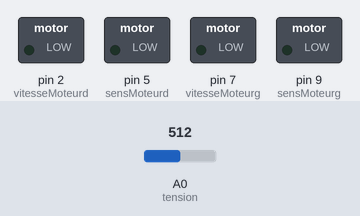
A sketch run on a simulated Arduino Uno, built with avr-gcc and run on an emulated ATmega328P. Parts: switched loads named in the sketch (green lamp = pin HIGH). The inputs (shaded band) are chosen by the test bench; at power-on: A0 (tension) = 512.

Above: at 1.2 s.
1.3 s: A0 (tension) set to 0
At 1.9 s:
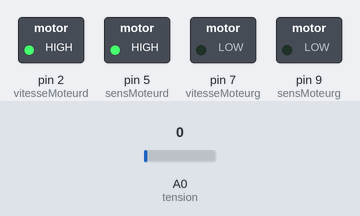
At 9.4 s:
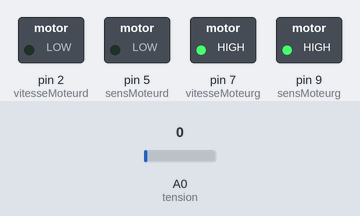
Timing chart, 0 to 10.3 s (numbered marks = the images above; inputs shaded):
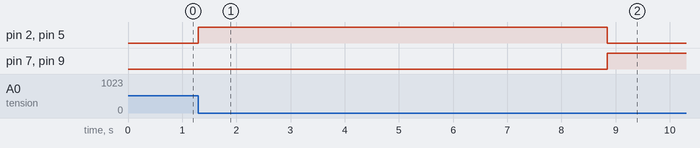

The sketch:

rouge_bon.ino
```cpp
const int sensMoteurd=5; //  sens du moteur droit
const int vitesseMoteurd=2; //  vitesse du moteur droit
const int tension= A0;      // port analogique commande par fil
const int ultrason_av=10;
const int ultrason_ar=12;


const int sensMoteurg=9;    // sens du moteur gauche
const int vitesseMoteurg=7;  // vitesse du moteur gauche

const int AVANT=1; // gestion sens du moteur
const int ARRIERE=0; // gestion sens du  moteur


int vitesse=0;; // variable de vitesse
int valstart=0;      // Valeur analogique pour la commande par fil
int distance =0;
signed int i=60;         // contole vitesse prendre entre 0 et 92
long duree =0;

void setup()    // debut de la fonction setup()
{
  pinMode (sensMoteurd,OUTPUT); // Broche sensMoteurd configurée en sortie
  pinMode (vitesseMoteurd,OUTPUT); // Broche vitesseMoteurd configurée en sortie

  pinMode (sensMoteurg,OUTPUT); // Broche sensMoteurg configurée en sortie
  pinMode (vitesseMoteurg,OUTPUT); // Broche vitesseMoteurg configurée en sortie

  Serial.begin(9600);
}

void loop() // debut de la fonction loop()
{
// ----------------------------------------------------------------------------------------------------
//   Marche avant pour commencer
// ----------------------------------------------------------------------------------------------------

  valstart=analogRead(tension);
  if(valstart==0)
  {
    vitesse=127;  // vitesse de base
    vitesse =vitesse + i; // vitesse roue droite
    analogWrite(vitesseMoteurd, vitesse); // génère une impulsion PWM sur la broche de vitesse du moteur
    digitalWrite(sensMoteurd,AVANT); // Marche avant

    vitesse = 128;    // vitesse de base
    vitesse=vitesse-i;  // vitesse roue gauche
    analogWrite(vitesseMoteurg, vitesse); // génère une impulsion PWM sur la broche de vitesse du moteur
    digitalWrite(sensMoteurg,ARRIERE); // Marche avant
    delay(1200);

    // -----------------------------------------------------------------------------------------------------
 //Rotation gauche pour avancer
//----------------------------------------------------------------
    // vitesse=127;  // vitesse de base
   // vitesse =vitesse + i; // vitesse roue droite
    analogWrite(vitesseMoteurd, 255); // génère une impulsion PWM sur la broche de vitesse du moteur
    //digitalWrite(sensMoteurd,AVANT); // Marche avant

    vitesse = 128;    // vitesse de base
    vitesse=vitesse-i;  // vitesse roue gauche
    analogWrite(vitesseMoteurg, vitesse); // génère une impulsion PWM sur la broche de vitesse du moteur
    digitalWrite(sensMoteurg,ARRIERE); // Marche avant

    delay(1800);


  // ----------------------------------------------------------------------------------------------------
//   Marche avant
// --------------------------------------------------------------------

    vitesse=127;  // vitesse de base
    vitesse =vitesse + i; // vitesse roue droite
    analogWrite(vitesseMoteurd, vitesse); // génère une impulsion PWM sur la broche de vitesse du moteur
    digitalWrite(sensMoteurd,AVANT); // Marche avant

    vitesse = 128;    // vitesse de base
    vitesse=vitesse-i;  // vitesse roue gauche
    analogWrite(vitesseMoteurg, vitesse); // génère une impulsion PWM sur la broche de vitesse du moteur
    digitalWrite(sensMoteurg,ARRIERE); // Marche avant
    delay(1200);


    // -----------------------------------------------------------------------------------------------------
 //Rotation pour pousser le lingot
//----------------------------------------------------------------
    // vitesse=127;  // vitesse de base
   // vitesse =vitesse + i; // vitesse roue droite
    analogWrite(vitesseMoteurd, 255); // génère une impulsion PWM sur la broche de vitesse du moteur
    //digitalWrite(sensMoteurd,AVANT); // Marche avant

    vitesse = 128;    // vitesse de base
    vitesse=vitesse-i;  // vitesse roue gauche
    analogWrite(vitesseMoteurg, vitesse); // génère une impulsion PWM sur la broche de vitesse du moteur
    digitalWrite(sensMoteurg,ARRIERE); // Marche avant

    delay(1800);

 //---------------------------------------------------------------
 //Marche avant pour pousser le lingot
 //------------------------------------------------------------

    vitesse=127 ;// vitesse de base
    vitesse =vitesse + i; // vitesse roue droite
    analogWrite(vitesseMoteurd, vitesse); // génère une impulsion PWM sur la broche de vitesse du moteur
    digitalWrite(sensMoteurd,AVANT); // Marche avant

    vitesse = 128;    // vitesse de base
    vitesse=vitesse-i;  // vitesse roue gauche
    analogWrite(vitesseMoteurg, vitesse); // génère une impulsion PWM sur la broche de vitesse du moteur
    digitalWrite(sensMoteurg,ARRIERE); // Marche avant

    delay(1550);
 //-----------------------------------------------------------
 //Marche arrière
 //-------------------------------------------------------------

    vitesse=127;  // vitesse de base
    vitesse =vitesse + i; // vitesse roue droite
    analogWrite(vitesseMoteurg, vitesse); // génère une impulsion PWM sur la broche de vitesse du moteur
    digitalWrite(sensMoteurg,AVANT); // Marche avant

    vitesse = 128;    // vitesse de base
    vitesse=vitesse-i;  // vitesse roue gauche
    analogWrite(vitesseMoteurd, vitesse); // génère une impulsion PWM sur la broche de vitesse du moteur
    digitalWrite(sensMoteurd,ARRIERE); // Marche avant

    delay(1700);

    //------------------------------------------------------------
 // rotation  arrière quart de tour
 //-----------------------------------------------------------

    vitesse=127;  // vitesse de base
    vitesse =vitesse + i; // vitesse roue droite
    analogWrite(vitesseMoteurg, vitesse); // génère une impulsion PWM sur la broche de vitesse du moteur
    digitalWrite(sensMoteurg,AVANT); // Marche avant

    //vitesse = 127;    // vitesse de base
    // vitesse=vitesse-i;  // vitesse roue gauche
    analogWrite(vitesseMoteurd, 0); // génère une impulsion PWM sur la broche de vitesse du moteur
    //digitalWrite(sensMoteurd,ARRIERE); // Marche avant

    delay(2100);

    //-------------------------------------------------------------
 //Marche avant pour aller vers la 1er bouteille
 //-------------------------------------------------------------

    vitesse=127;  // vitesse de base
    vitesse =vitesse + i; // vitesse roue droite
    analogWrite(vitesseMoteurd, vitesse); // génère une impulsion PWM sur la broche de vitesse du moteur
    digitalWrite(sensMoteurd,AVANT); // Marche avant

    vitesse = 128;    // vitesse de base
    vitesse=vitesse-i;  // vitesse roue gauche
    analogWrite(vitesseMoteurg, vitesse); // génère une impulsion PWM sur la broche de vitesse du moteur
    digitalWrite(sensMoteurg,ARRIERE); // Marche avant

    delay(15000);
    /*
    delay(1000);
 //---------------------------------------------------------------
//marche arrière
//------------------------------------------------------------
  vitesse=127;  // vitesse de base
    vitesse =vitesse + i; // vitesse roue droite
    analogWrite(vitesseMoteurg, vitesse); // génère une impulsion PWM sur la broche de vitesse du moteur
    digitalWrite(sensMoteurg,AVANT); // Marche avant

    vitesse = 127;    // vitesse de base
    vitesse=vitesse-i;  // vitesse roue gauche
    analogWrite(vitesseMoteurd, vitesse); // génère une impulsion PWM sur la broche de vitesse du moteur
    digitalWrite(sensMoteurd,ARRIERE); // Marche avant


    //------------------------------------------------------------
 // rotation  arrière quart de tour
 //-----------------------------------------------------------

    vitesse=127;  // vitesse de base
    vitesse =vitesse + i; // vitesse roue droite
    analogWrite(vitesseMoteurg, vitesse); // génère une impulsion PWM sur la broche de vitesse du moteur
    digitalWrite(sensMoteurg,AVANT); // Marche avant

    //vitesse = 127;    // vitesse de base
     //vitesse=vitesse-i;  // vitesse roue gauche
    analogWrite(vitesseMoteurd, 0); // génère une impulsion PWM sur la broche de vitesse du moteur
    //digitalWrite(sensMoteurd,ARRIERE); // Marche avant

    delay(2200);


   // ----------------------------------------------------------------------------------------------------
//   Marche avant pour aller vers la 2eme bouteille
// ----------------------------------------------------------------------------------------------------


 long  k=0;
  while(k<=1200)
{

    vitesse=127;  // vitesse de base
    vitesse =vitesse + i; // vitesse roue droite
    analogWrite(vitesseMoteurd, vitesse); // génère une impulsion PWM sur la broche de vitesse du moteur
    digitalWrite(sensMoteurd,AVANT); // Marche avant

    vitesse = 127;    // vitesse de base
    vitesse=vitesse-i;  // vitesse roue gauche
    analogWrite(vitesseMoteurg, vitesse); // génère une impulsion PWM sur la broche de vitesse du moteur
    digitalWrite(sensMoteurg,ARRIERE); // Marche avant


      pinMode(ultrason_av, OUTPUT);
  digitalWrite(ultrason_av, LOW);
  delayMicroseconds(2);
  digitalWrite(ultrason_av, HIGH);
  delayMicroseconds(5);
  digitalWrite(ultrason_av, LOW);
  pinMode(ultrason_av, INPUT);
  duree = pulseIn(ultrason_av, HIGH);

  distance = duree/29/2;
  Serial.print(distance);

      if(distance<10)
   {
   vitesse =0;
   analogWrite(vitesseMoteurg, vitesse);
   vitesse = 255;
   analogWrite(vitesseMoteurd, vitesse);
   delay(1000);
   }
   k++;
}

// -----------------------------------------------------------------------------------------------------
 //Rotation pour la 2 ème bouteille
//----------------------------------------------------------------
     vitesse=127;  // vitesse de base
    vitesse =vitesse + i; // vitesse roue droite
    analogWrite(vitesseMoteurd, vitesse); // génère une impulsion PWM sur la broche de vitesse du moteur
    digitalWrite(sensMoteurd,AVANT); // Marche avant

    //vitesse = 127;    // vitesse de base
    //vitesse=vitesse-i;  // vitesse roue gauche
    analogWrite(vitesseMoteurg, 0); // génère une impulsion PWM sur la broche de vitesse du moteur
    //digitalWrite(sensMoteurg,ARRIERE); // Marche avant

    delay(2200);


  //---------------------------------------------------------------
//marche arrière  pour pousser le 2e btlle
//------------------------------------------------------------

    vitesse=127;  // vitesse de base
    vitesse =vitesse + i; // vitesse roue droite
    analogWrite(vitesseMoteurg, vitesse); // génère une impulsion PWM sur la broche de vitesse du moteur
    digitalWrite(sensMoteurg,AVANT); // Marche avant

    vitesse = 127;    // vitesse de base
    vitesse=vitesse-i;  // vitesse roue gauche
    analogWrite(vitesseMoteurd, vitesse); // génère une impulsion PWM sur la broche de vitesse du moteur
    digitalWrite(sensMoteurd,ARRIERE); // Marche avant
   delay(3000);


     // ----------------------------------------------------------------------------------------------------
//   Marche avant  après la 2e btlle
// ----------------------------------------------------------------------------------------------------

   k=0;
  while(k<=400)
{

    vitesse=127;  // vitesse de base
    vitesse =vitesse + i; // vitesse roue droite
    analogWrite(vitesseMoteurd, vitesse); // génère une impulsion PWM sur la broche de vitesse du moteur
    digitalWrite(sensMoteurd,AVANT); // Marche avant

    vitesse = 127;    // vitesse de base
    vitesse=vitesse-i;  // vitesse roue gauche
    analogWrite(vitesseMoteurg, vitesse); // génère une impulsion PWM sur la broche de vitesse du moteur
    digitalWrite(sensMoteurg,ARRIERE); // Marche avant


      pinMode(ultrason_av, OUTPUT);
  digitalWrite(ultrason_av, LOW);
  delayMicroseconds(2);
  digitalWrite(ultrason_av, HIGH);
  delayMicroseconds(5);
  digitalWrite(ultrason_av, LOW);
  pinMode(ultrason_av, INPUT);
  duree = pulseIn(ultrason_av, HIGH);

  distance = duree/29/2;
  Serial.print(distance);

      if(distance<10)
   {
   vitesse =0;
   analogWrite(vitesseMoteurg, vitesse);
   vitesse = 255;
   analogWrite(vitesseMoteurd, vitesse);
   delay(1000);
   }
   k++;
}

//------------------------------------------------------------
 // rotation  à droite  pour continuer
 //-----------------------------------------------------------


    vitesse=127;  // vitesse de base
    vitesse =vitesse + i; // vitesse roue droite
    analogWrite(vitesseMoteurd, vitesse); // génère une impulsion PWM sur la broche de vitesse du moteur
    digitalWrite(sensMoteurd,AVANT); // Marche avant

    //vitesse = 127;    // vitesse de base
    // vitesse=vitesse-i;  // vitesse roue gauche
    analogWrite(vitesseMoteurg, 0); // génère une impulsion PWM sur la broche de vitesse du moteur
    //digitalWrite(sensMoteurg,ARRIERE); // Marche avant

    delay(3200);

     // ----------------------------------------------------------------------------------------------------
//   Marche avant
// ----------------------------------------------------------------------------------------------------

   k=0;
  while(k<=500)
{

    vitesse=127;  // vitesse de base
    vitesse =vitesse + i; // vitesse roue droite
    analogWrite(vitesseMoteurd, vitesse); // génère une impulsion PWM sur la broche de vitesse du moteur
    digitalWrite(sensMoteurd,AVANT); // Marche avant

    vitesse = 127;    // vitesse de base
    vitesse=vitesse-i;  // vitesse roue gauche
    analogWrite(vitesseMoteurg, vitesse); // génère une impulsion PWM sur la broche de vitesse du moteur
    digitalWrite(sensMoteurg,ARRIERE); // Marche avant


      pinMode(ultrason_av, OUTPUT);
  digitalWrite(ultrason_av, LOW);
  delayMicroseconds(2);
  digitalWrite(ultrason_av, HIGH);
  delayMicroseconds(5);
  digitalWrite(ultrason_av, LOW);
  pinMode(ultrason_av, INPUT);
  duree = pulseIn(ultrason_av, HIGH);

  distance = duree/29/2;
  Serial.print(distance);

      if(distance<10)
   {
   vitesse =0;
   analogWrite(vitesseMoteurg, vitesse);
   vitesse = 255;
   analogWrite(vitesseMoteurd, vitesse);
   delay(1000);
   }
   k++;
}

    //------------------------------------------------------------
 // rotation  à gauche  pour continuer
 //-----------------------------------------------------------

    //vitesse=127;  // vitesse de base
    //vitesse =vitesse + i; // vitesse roue droite
    analogWrite(vitesseMoteurd, 255); // génère une impulsion PWM sur la broche de vitesse du moteur
    //digitalWrite(sensMoteurd,AVANT); // Marche avant

    vitesse = 127;    // vitesse de base
     vitesse=vitesse-i;  // vitesse roue gauche
    analogWrite(vitesseMoteurg, vitesse); // génère une impulsion PWM sur la broche de vitesse du moteur
    digitalWrite(sensMoteurg,ARRIERE); // Marche avant

    delay(3200);

     // ----------------------------------------------------------------------------------------------------
//   Marche avant
// ----------------------------------------------------------------------------------------------------

   k=0;
  while(k<=500)
{

    vitesse=127;  // vitesse de base
    vitesse =vitesse + i; // vitesse roue droite
    analogWrite(vitesseMoteurd, vitesse); // génère une impulsion PWM sur la broche de vitesse du moteur
    digitalWrite(sensMoteurd,AVANT); // Marche avant

    vitesse = 127;    // vitesse de base
    vitesse=vitesse-i;  // vitesse roue gauche
    analogWrite(vitesseMoteurg, vitesse); // génère une impulsion PWM sur la broche de vitesse du moteur
    digitalWrite(sensMoteurg,ARRIERE); // Marche avant


      pinMode(ultrason_av, OUTPUT);
  digitalWrite(ultrason_av, LOW);
  delayMicroseconds(2);
  digitalWrite(ultrason_av, HIGH);
  delayMicroseconds(5);
  digitalWrite(ultrason_av, LOW);
  pinMode(ultrason_av, INPUT);
  duree = pulseIn(ultrason_av, HIGH);

  distance = duree/29/2;
  Serial.print(distance);

      if(distance<10)
   {
   vitesse =0;
   analogWrite(vitesseMoteurg, vitesse);
   vitesse = 255;
   analogWrite(vitesseMoteurd, vitesse);
   delay(1000);
   }
   k++;
}
*/
   vitesse =0;
   analogWrite(vitesseMoteurg, vitesse);
   vitesse = 255;
   analogWrite(vitesseMoteurd, vitesse);
   delay(100000);
 }
}
```

Measured:
- after the input at 1.3 s, pin 2 (vitesseMoteurd), pin 5 (sensMoteurd): LOW → HIGH at once, → LOW 7.6 s later; pin 7 (vitesseMoteurg), pin 9 (sensMoteurg): LOW → HIGH after 7.6 s
